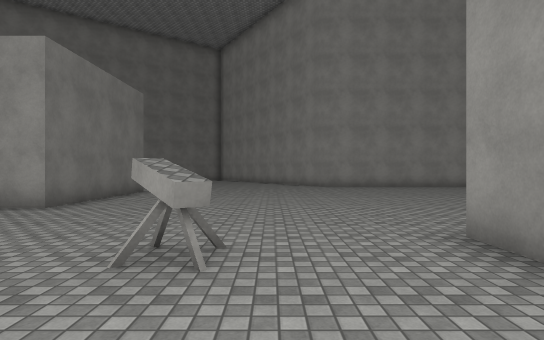
View 1 (above)

19 first-person views from a walk through a scene from a Unity 3-D project. The camera is 1.4 m above the floor, looks level and sees 80° across. The floor is counted in squares, 1.89 m on a side. Each view is taken from the middle of a square. On the plan, view 1 faces up. The plan holds only what a view shows up to about 11 squares ahead; the rest is blank. The place goes on beyond the plan. The player character is not drawn. Surface patterns are stand-ins for the level's own textures.

View 2
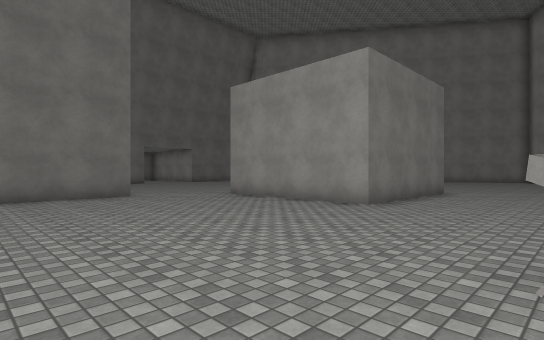

View 3
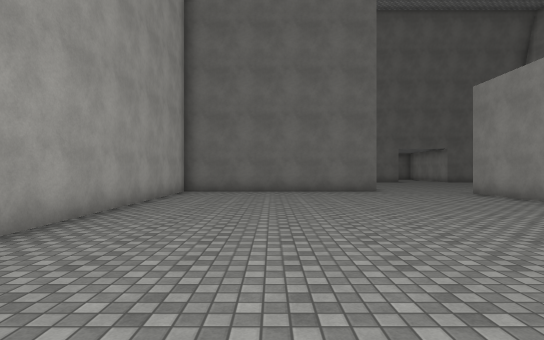

View 4
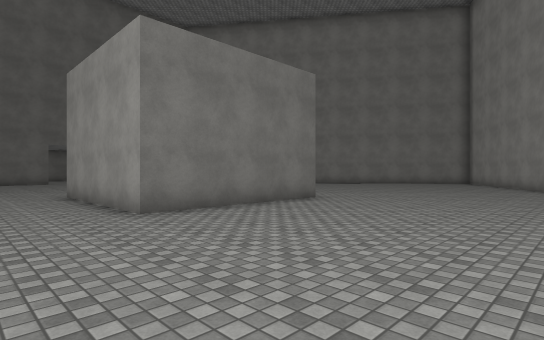

View 5
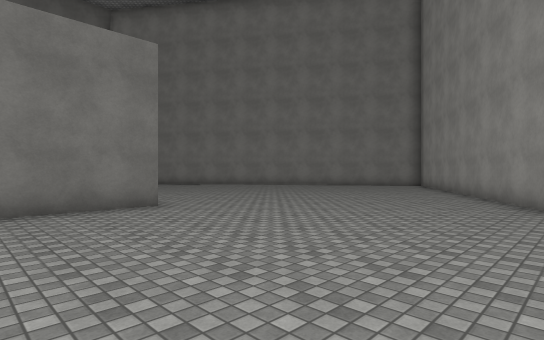

View 6
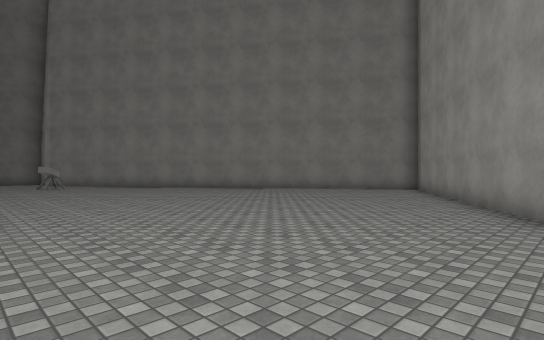

View 7
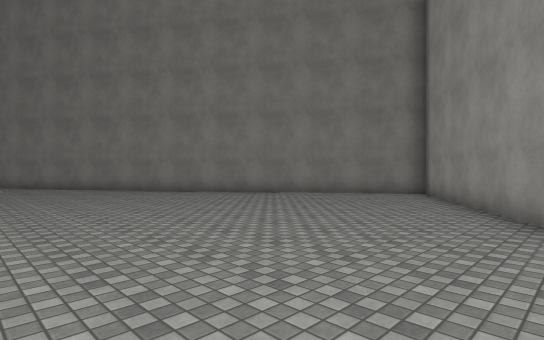

View 8
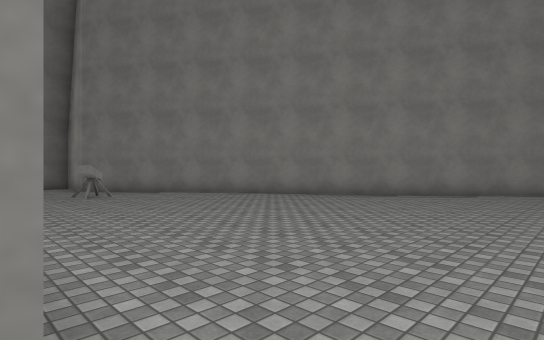

View 9
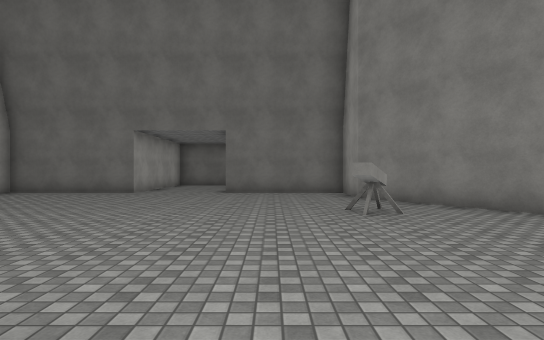

View 10
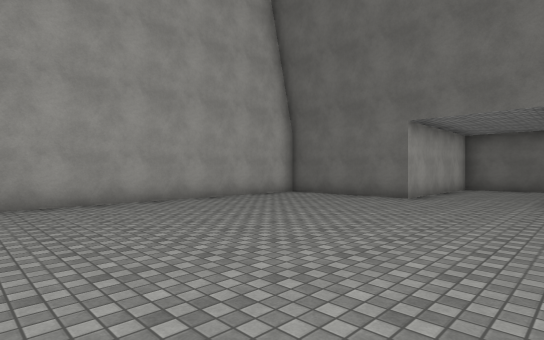

View 11
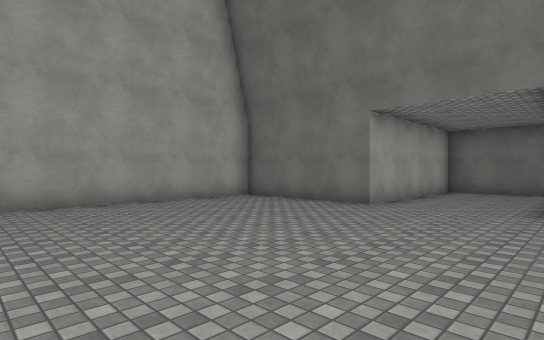

View 12
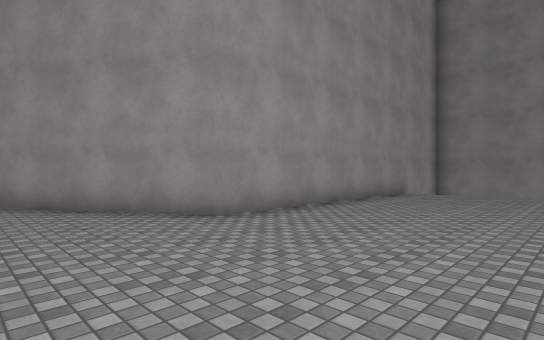

View 13
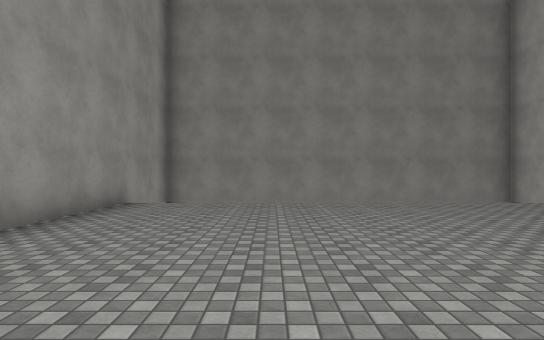

View 14
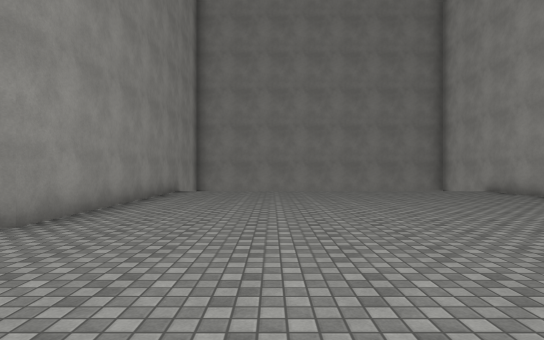

View 15
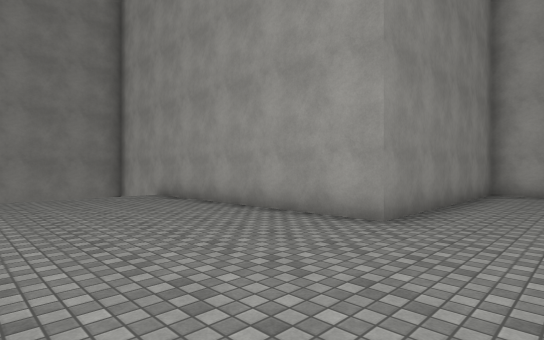

View 16
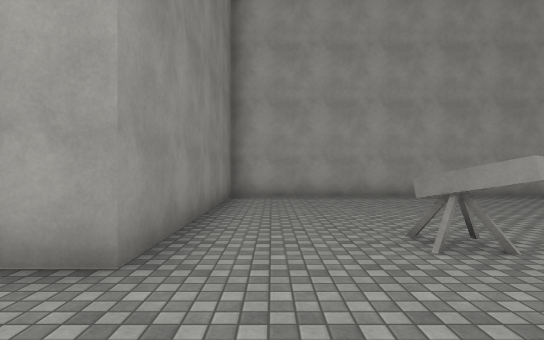

View 17
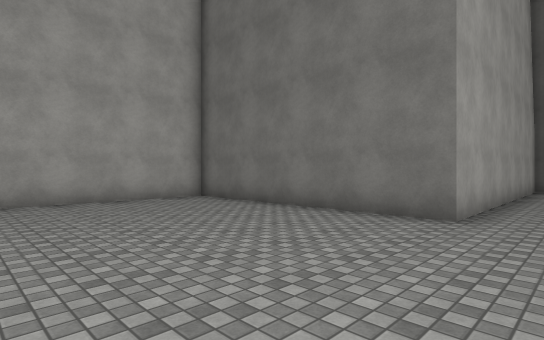

View 18
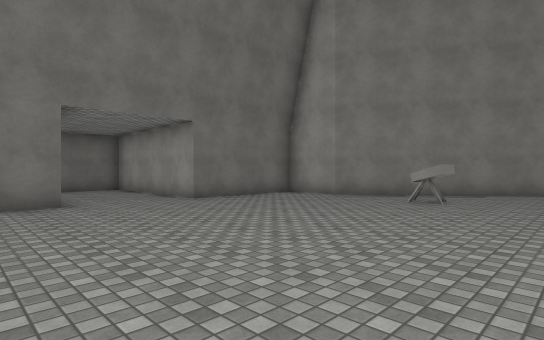

View 19
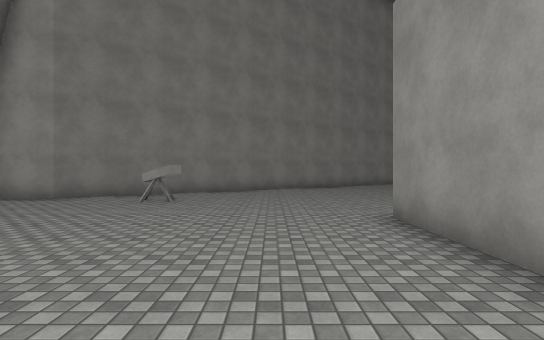

### Floor plan
Key: @ floor where view 1 was taken; # wall or solid block; . floor; v drop or lower ground; O other object.
Columns run from 24 left of view 1 to 12 right of it. Each row starts with its distance up from view 1.
 24                     ##
 23                   ##.#
 22                  ##...#
 21                ###....##
 20               ##.......#
 19              ##........##
 18            ##...........##
 17           ##.............#
 16         ###..............##
 15      ####.................#########
 14      #....OO......................vvv
 13      #............................  v
 12      #............................  v
 11   ####.........#   #..............  v
 10 #..............#   #..............  v
  9 #..............#   #..............  v
  8 #..............#   #..............  v
  7 ######.........#####..............  v
  6      #............................  v
  5      #............................  v
  4      #............................vvv
  3      #########.........O...########
  2               .............
  1               .............
  0               ..........@..
 -1               .............
 -2               .............
 -3               #############

Positions as (right, up) in squares from view 1, and headings:
1: (0, 0), facing up
2: (-1, 0), facing up-left
3: (1, 0), facing left
4: (1, 4), facing up-left
5: (2, 8), facing up-left
6: (1, 11), facing up-left
7: (0, 13), facing up-left
8: (-4, 11), facing up-left
9: (-8, 12), facing left
10: (-10, 11), facing down-left
11: (-12, 11), facing down-left
12: (-1, 10), facing up-right
13: (2, 11), facing right
14: (-2, 11), facing right
15: (0, 8), facing down-right
16: (1, 6), facing down
17: (-5, 5), facing down-left
18: (-11, 6), facing up-left
19: (-11, 6), facing up
